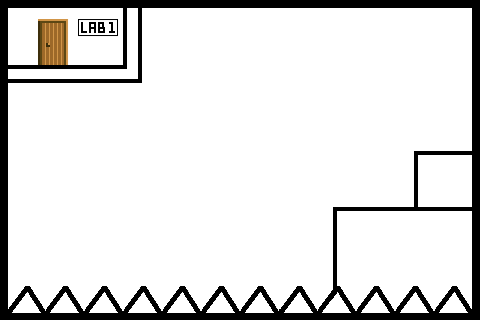

The image is a tile-based game level rendered from a .tmx file. Its description and complete source (layers, tilesets, objects, tile grids) follow:
An orthogonal 15x10 tile map with 32x32 px tiles, 1 tile layer (Tile Layer 1) and 20 objects.

<map version="1.2" tiledversion="1.2.3" orientation="orthogonal" renderorder="right-down" width="15" height="10" tilewidth="32" tileheight="32" infinite="0" nextlayerid="6" nextobjectid="23">
 <tileset firstgid="1" source="lvl1.1.tsx" />
 <layer id="1" name="Tile Layer 1" width="15" height="10">
  <data encoding="csv">
1,2,3,4,5,6,7,8,9,10,11,12,13,14,15,
16,17,18,19,20,21,22,23,24,25,26,27,28,29,30,
31,32,33,34,35,36,37,38,39,40,41,42,43,44,45,
46,47,48,49,50,51,52,53,54,55,56,57,58,59,60,
61,62,63,64,65,66,67,68,69,70,71,72,73,74,75,
76,77,78,79,80,81,82,83,84,85,86,87,88,89,90,
91,92,93,94,95,96,97,98,99,100,101,102,103,104,105,
106,107,108,109,110,111,112,113,114,115,116,117,118,119,120,
121,122,123,124,125,126,127,128,129,130,131,132,133,134,135,
136,137,138,139,140,141,142,143,144,145,146,147,148,149,150
</data>
 </layer>
 <objectgroup id="2" name="Spikes">
  <object id="7" x="8" y="312">
   <polygon points="0,0 19,-25 36,1" />
  </object>
  <object id="8" x="46" y="313">
   <polygon points="0,0 19,-24 37,0" />
  </object>
  <object id="9" x="85" y="312">
   <polygon points="0,0 19,-24 37,0" />
  </object>
  <object id="10" x="124" y="312">
   <polygon points="0,0 19,-24 37,0" />
  </object>
  <object id="11" x="164" y="311">
   <polygon points="0,0 19,-24 37,0" />
  </object>
  <object id="12" x="203" y="310">
   <polygon points="0,0 19,-24 37,0" />
  </object>
  <object id="13" x="242" y="311">
   <polygon points="0,0 19,-24 37,0" />
  </object>
  <object id="14" x="280" y="311">
   <polygon points="0,0 19,-24 37,0" />
  </object>
  <object id="15" x="319" y="312">
   <polygon points="0,0 19,-24 37,0" />
  </object>
  <object id="16" x="357" y="311">
   <polygon points="0,0 19,-24 37,0" />
  </object>
  <object id="17" x="396" y="312">
   <polygon points="0,0 19,-24 37,0" />
  </object>
  <object id="18" x="435" y="310">
   <polygon points="0,0 19,-24 37,0" />
  </object>
 </objectgroup>
 <objectgroup id="5" name="Keys" />
 <objectgroup id="3" name="Exit" />
 <objectgroup id="4" name="Ground">
  <object id="1" x="0" y="320">
   <polygon points="0,0 480,0 480,-7 0,-8" />
  </object>
  <object id="2" x="0" y="0">
   <polygon points="0,0 480,0 480,7 -1,9" />
  </object>
  <object id="3" x="-1" y="9">
   <polygon points="0,0 0,300 10,300 10,0" />
  </object>
  <object id="4" x="471" y="8">
   <polygon points="0,0 0,302 11,302 11,0" />
  </object>
  <object id="5" x="335" y="285">
   <polygon points="0,0 0,-77 134,-76 135,3" />
  </object>
  <object id="6" x="416" y="206">
   <polygon points="0,0 0,-54 54,-54 55,1" />
  </object>
  <object id="21" x="123" y="9">
   <polygon points="0,0 0,73 18,73 18,-1" />
  </object>
  <object id="22" x="10" y="66">
   <polygon points="0,0 112,0 112,17 1,17" />
  </object>
 </objectgroup>
</map>